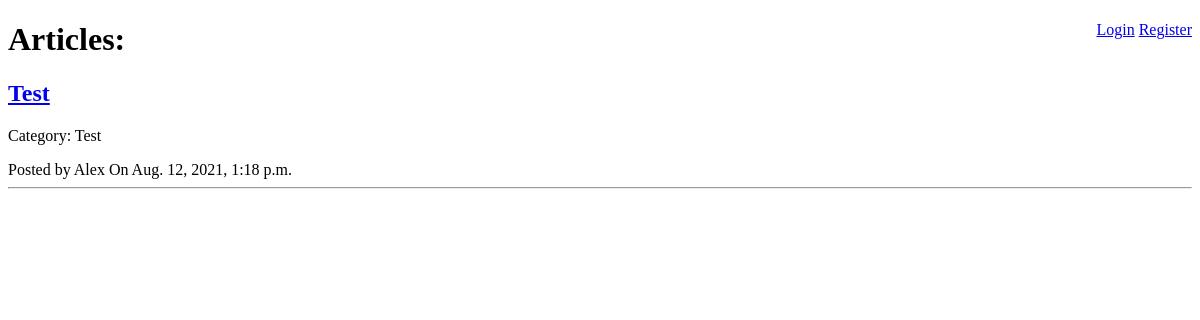
The app's page /start/1, older data.
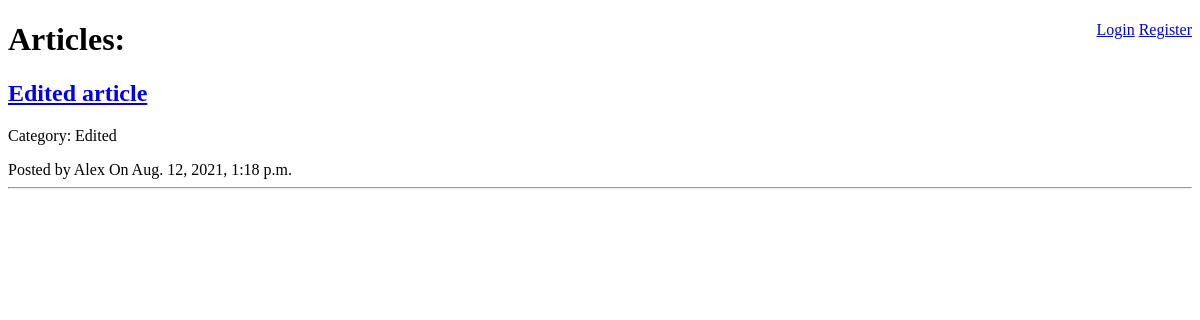
The same page, newer data.
### project/models.py (models this page shows)
class Article(models.Model):
	author = models.ForeignKey(User, on_delete=models.SET("Deleted user"))
	content = models.TextField(default="")
	date_added = models.DateTimeField(auto_now_add=True)
	category = models.CharField(max_length=32, default="")
	name = models.CharField(max_length=128, default="")
	likes = models.IntegerField(default=0)
	dislikes = models.IntegerField(default=0)

class User(models.Model):
	username = models.CharField(unique=True, max_length=32, default="")
	email = models.EmailField(unique=True, default="")
	password = models.CharField(max_length=128, default="")
	category = models.CharField(max_length=32, default="")
	description = models.TextField(default="")
	date_registered = models.DateTimeField(auto_now_add=True)
	rating = models.IntegerField(default=0)

### project/views.py (the view)
# urls.py: path("start/<int:id>", start),
def start(request, id):
	query = Article.objects.all()
	if len(query) >= 5:
		query = query[-1:-6:-1]
	else:
		query = query[::-1]
	return render(request, "start.html",
		context={"name": "My Habr", "query": query, "id": id})

### templates/start.html (shortened to what this page needs)
<!DOCTYPE html>
<html>
<head>
</head>
<body>
	<div class="navbar-nav" style="float:right;">
      <a class="nav-item nav-link" href="/login">Login</a>
      <a class="nav-item nav-link" href="/register">Register</a>
    </div>
	<h1>Articles: </h1>
	{% for i in query %}
	<span><h2><a class="nav-item nav-link" href="/article/{{i.id}}/user/{{id}}">{{i.name}}</a></h2></span>
	<span>Category: {{i.category}}</span>
	<span>Posted by {{i.author.username}} </span>
	<span>On {{i.date_added}} </span>
	<hr>
	{% endfor %}
</body>
</html>

Row changes from the older to the newer data that the page shows:
changed Article "Alex": name "Test" → "Edited article"; category "Test" → "Edited"
